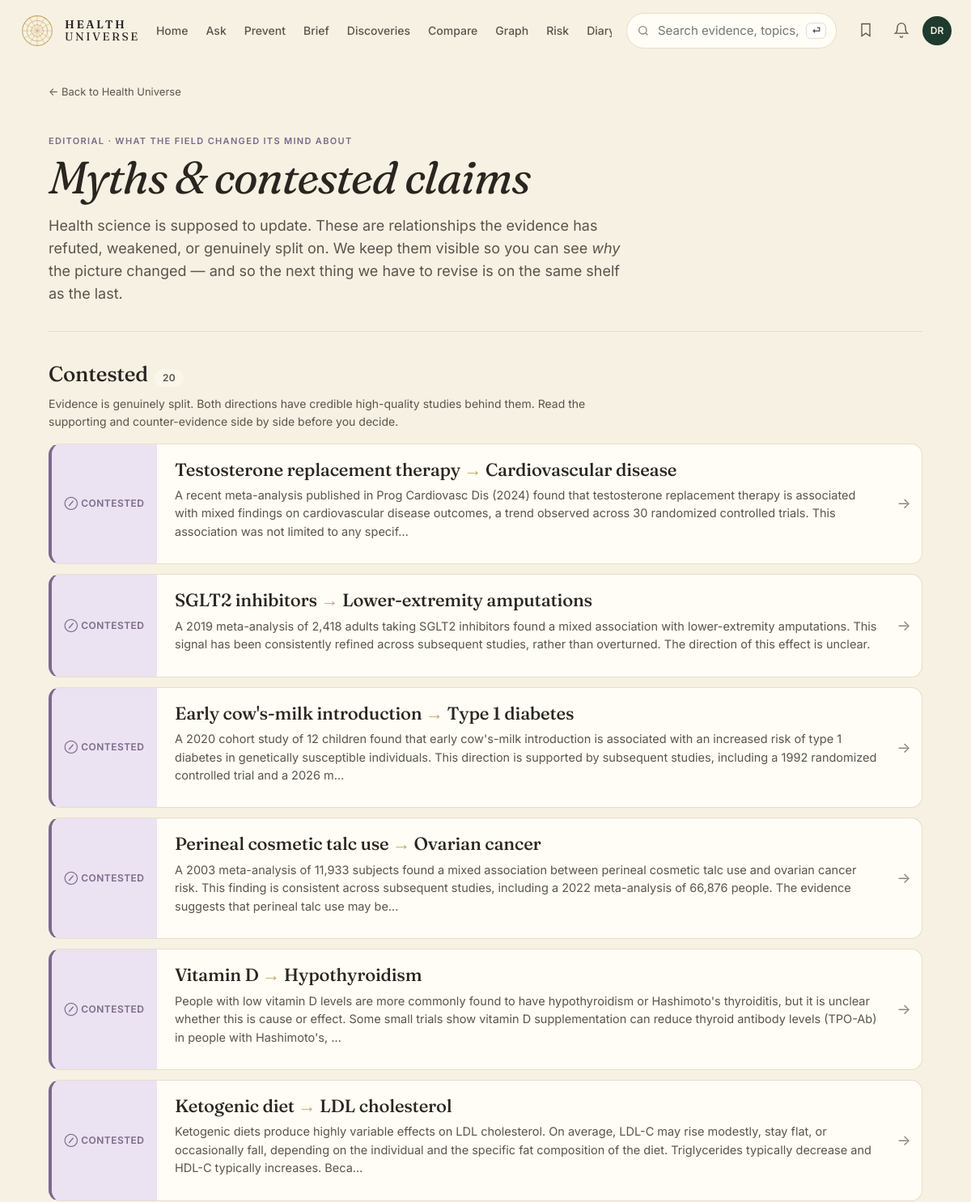
The app's page /myths (upper part), older data.
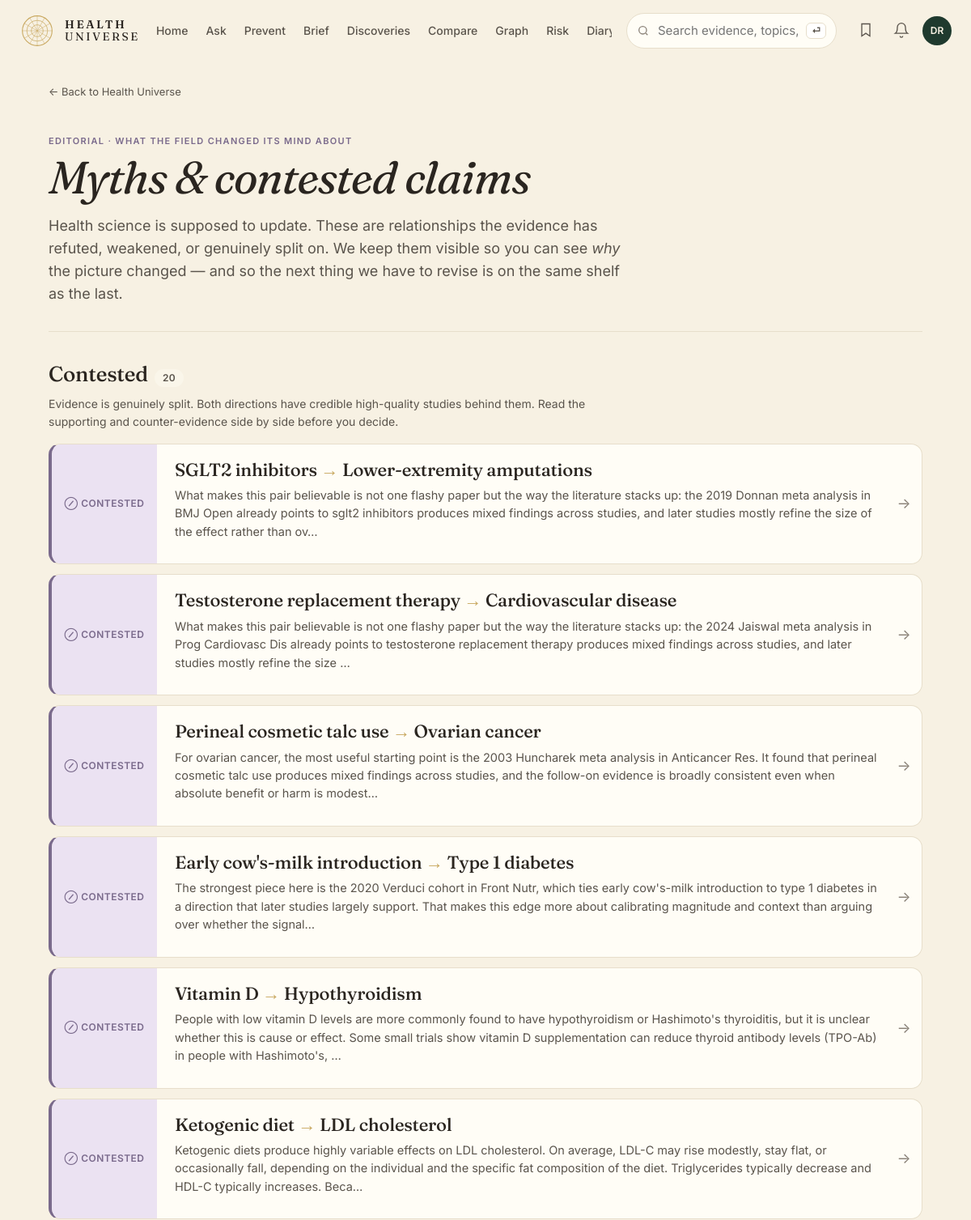
The same page, newer data.
### tables this page shows
CREATE TABLE edge (
    id              INTEGER PRIMARY KEY,
    factor_id       INTEGER NOT NULL REFERENCES entity(id),
    outcome_id      INTEGER NOT NULL REFERENCES entity(id),
    direction       TEXT NOT NULL CHECK (direction IN (
                      'protective','harmful','neutral','u_shaped','mixed')),
    tier            TEXT NOT NULL CHECK (tier IN ('A','B','C','D','X','deprecated')),
    effect_size     TEXT,         -- qualitative: trivial/small/moderate/large
    effect_quant    TEXT,         -- e.g. "RR 0.82 (0.74-0.91)"
    population      TEXT,         -- e.g. "adults>50; ApoE4 carriers"
    mechanism       TEXT,         -- 1-paragraph plain English
    summary         TEXT,         -- card body copy
    caveats         TEXT,
    seed_source     TEXT NOT NULL CHECK (seed_source IN ('claude_seed','gemma_daily','manual')),
    created_at      TEXT NOT NULL DEFAULT (datetime('now')),
    updated_at      TEXT NOT NULL DEFAULT (datetime('now')),
    last_reviewed   TEXT NOT NULL DEFAULT (datetime('now')), embedding BLOB, embedded_at TEXT,
    UNIQUE(factor_id, outcome_id, population)
);

CREATE TABLE entity (
    id            INTEGER PRIMARY KEY,
    slug          TEXT NOT NULL UNIQUE,
    name          TEXT NOT NULL,
    kind          TEXT NOT NULL CHECK (kind IN (
                    'food','nutrient','supplement','drug','activity',
                    'behavior','environmental','pathogen','gene',
                    'biomarker','condition','process')),
    aliases       TEXT,           -- JSON array
    description   TEXT,
    created_at    TEXT NOT NULL DEFAULT (datetime('now')),
    updated_at    TEXT NOT NULL DEFAULT (datetime('now'))
, embedding BLOB, embedded_at TEXT);

### web/app.py (the view)
@app.get("/myths", response_class=HTMLResponse)
def myths(request: Request):
    with connect() as conn:
        rows = conn.execute("""
            SELECT e.id, e.tier, e.direction, e.summary, e.caveats, e.updated_at,
                   f.name AS f_name, o.name AS o_name,
                   (SELECT reason FROM edge_history h WHERE h.edge_id=e.id
                    AND h.field='tier' ORDER BY h.changed_at DESC LIMIT 1) AS reason
            FROM edge e
            JOIN entity f ON f.id = e.factor_id
            JOIN entity o ON o.id = e.outcome_id
            WHERE e.tier IN ('deprecated','X')
            ORDER BY e.updated_at DESC""").fetchall()
    return render(request, "myths.html", {
        "title": "Myths and contested claims",
        "rows": [dict(r) for r in rows],
    })

### web/templates/myths.html (shortened to what this page needs)
{% extends "base.html" %}
{% block content %}
<section class="myths-page">
  <a class="back" href="/">← Back to Health Universe</a>
  <header class="myths-head">
    <p class="myths-eyebrow">Editorial · what the field changed its mind about</p>
    <h1 class="myths-title">Myths &amp; contested claims</h1>
    <p class="myths-lede">Health science is supposed to update. These are relationships the evidence has refuted, weakened, or genuinely split on. We keep them visible so you can see <em>why</em> the picture changed — and so the next thing we have to revise is on the same shelf as the last.</p>
  </header>
  {% set contested = rows | selectattr('tier','equalto','X') | list %}
  {% set deprecated = rows | rejectattr('tier','equalto','X') | list %}
  {% if contested %}
  <section class="myths-section">
    <div class="myths-section-head">
      <h2 class="myths-h2">Contested <span class="myths-h2-count">{{ contested|length }}</span></h2>
      <p class="myths-section-lede">Evidence is genuinely split. Both directions have credible high-quality studies behind them. Read the supporting and counter-evidence side by side before you decide.</p>
    </div>
    <div class="myth-list">
      {% for r in contested %}
      <a class="myth-card myth-contested" href="/edge/{{ r.id }}">
        <div class="myth-card-flag">
          <span class="myth-status">⊘ Contested</span>
        </div>
        <div class="myth-card-body">
          <h3 class="myth-card-title">{{ r.f_name }} <span class="lib-arrow" aria-hidden="true">→</span> {{ r.o_name }}</h3>
          {% if r.summary %}<p class="myth-card-summary">{{ r.summary[:280] }}{% if r.summary|length > 280 %}…{% endif %}</p>{% endif %}
        </div>
        <span class="myth-card-arrow" aria-hidden="true">→</span>
      </a>
      {% endfor %}
    </div>
  </section>
  {% endif %}
</section>
{% endblock %}

Row changes from the older to the newer data that the page shows:
changed edge "SGLT2 inhibitors": summary "A 2019 meta-analysis of 2,418 adults taking SGLT2 inhibitors found a mixed association with lower-extremity amputations. This signal has been consistently refined across subsequent studies, rather than overturned. The direction of this effect is unclear." → "What makes this pair believable is not one flashy paper but the way the literature stacks up: the 2019 Donnan meta analysis in BMJ Open already points to sglt2 inhibitors produces mixed findings across studies, and later studies mostly refine the size of the effect rather than ov"; now shows "…"; moves up the list
changed edge "Testosterone replacement therapy": summary "A recent meta-analysis published in Prog Cardiovasc Dis (2024) found that testosterone replacement therapy is associated with mixed findings on cardiovascular disease outcomes, a trend observed across 30 randomized controlled trials. This association was not limited to any specif" → "What makes this pair believable is not one flashy paper but the way the literature stacks up: the 2024 Jaiswal meta analysis in Prog Cardiovasc Dis already points to testosterone replacement therapy produces mixed findings across studies, and later studies mostly refine the size"
changed edge "Perineal cosmetic talc use": summary "A 2003 meta-analysis of 11,933 subjects found a mixed association between perineal cosmetic talc use and ovarian cancer risk. This finding is consistent across subsequent studies, including a 2022 meta-analysis of 66,876 people. The evidence suggests that perineal talc use may be" → "For ovarian cancer, the most useful starting point is the 2003 Huncharek meta analysis in Anticancer Res. It found that perineal cosmetic talc use produces mixed findings across studies, and the follow-on evidence is broadly consistent even when absolute benefit or harm is modest"; moves up the list
changed edge "Early cow's-milk introduction": summary "A 2020 cohort study of 12 children found that early cow's-milk introduction is associated with an increased risk of type 1 diabetes in genetically susceptible individuals. This direction is supported by subsequent studies, including a 1992 randomized controlled trial and a 2026 m" → "The strongest piece here is the 2020 Verduci cohort in Front Nutr, which ties early cow's-milk introduction to type 1 diabetes in a direction that later studies largely support. That makes this edge more about calibrating magnitude and context than arguing over whether the signal"
